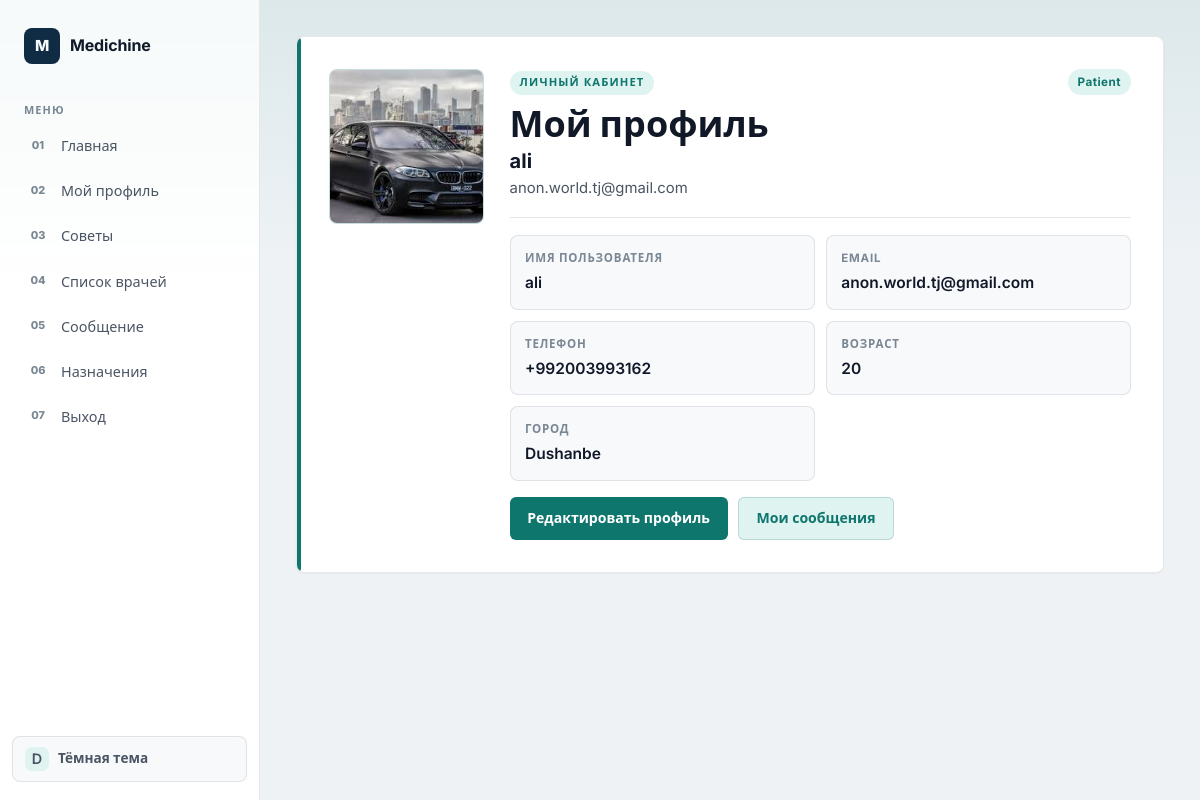
Page /my_profile/ (signed in) on the earlier database version.
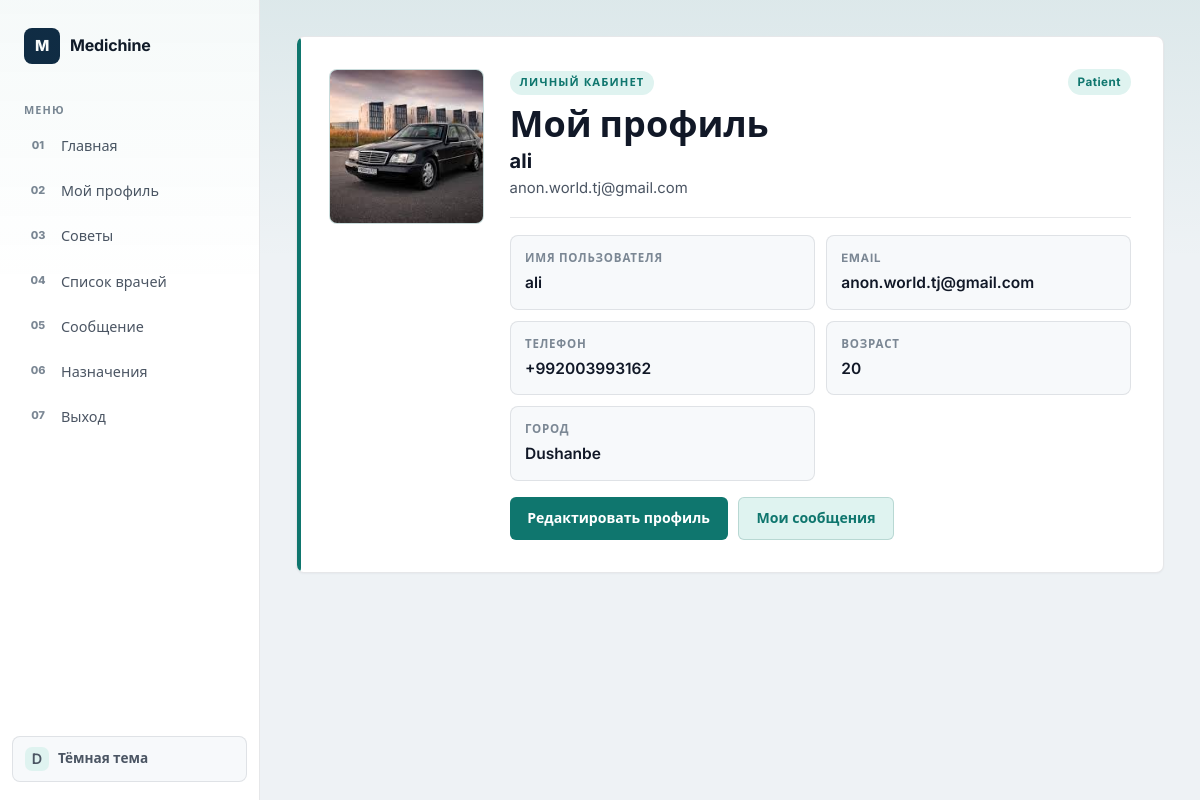
Same page on the later database version.
### accounts/models.py (models this page shows, shortened)
class Profile(models.Model):
    ROLE_CHOICES = (
        ('patient', 'Patient'),
        ('doctor', 'Doctor'),
        ('admin', 'Admin'),
    )
    user=models.OneToOneField(settings.AUTH_USER_MODEL,on_delete=models.CASCADE,related_name='profile')
    age=models.PositiveIntegerField(null=True,blank=True)
    role = models.CharField(max_length=20, choices=ROLE_CHOICES, default='patient')
    phone=models.CharField(max_length=14,blank=True)
    city = models.CharField(max_length=50, blank=True)
    photo=models.ImageField(upload_to='users/',blank=True,null=True)

class User(AbstractUser):
    ROLE_CHOICES = (
        ('patient', 'Patient'),
        ('doctor', 'Doctor'),
        ('admin', 'Admin'),
    )
    role = models.CharField(
        max_length=20,
        choices=ROLE_CHOICES
    )
    phone = models.CharField(
        max_length=20,
        unique=True
    )
    age=models.PositiveIntegerField()
    city = models.CharField(max_length=50, blank=True)

### accounts/views.py (the view)
# urls.py: path("my_profile/",views.profile,name='my_profile'),
@login_required(login_url='login')
def profile(request):
    profile, created = Profile.objects.get_or_create(user=request.user)
    return render(request, "accounts/my_profile.html", {
        "profile": profile
    })

### templates/accounts/my_profile.html
{% extends "accounts/base.html" %}
{% block main %}
<main class="page account-page">
    <section class="account-profile panel">
        <div class="account-body">
            <div class="account-avatar">
            {% if profile.photo %}
                <img src="{{ profile.photo.url }}" alt="Profile photo">
            {% else %}
                <img src="/media/user.png" alt="Default avatar">
            {% endif %}
            </div>
            <div class="account-info">
                <div class="account-title">
                    <div>
                        <span class="eyebrow">Личный кабинет</span>
                        <h1>Мой профиль</h1>
                        <h2>{{ profile.user.username }}</h2>
                        <p class="muted">{{ profile.user.email|default:"Email не указан" }}</p>
                    </div>
                    <span class="badge badge-{{ profile.role }}">{{ profile.get_role_display }}</span>
                </div>
                <dl class="account-details">
                    <div>
                        <dt>Имя пользователя</dt>
                        <dd>{{ profile.user.username }}</dd>
                    </div>
                    <div>
                        <dt>Email</dt>
                        <dd>{{ profile.user.email|default:"Не указан" }}</dd>
                    </div>
                    <div>
                        <dt>Телефон</dt>
                        <dd>{{ profile.phone|default:profile.user.phone|default:"Не указан" }}</dd>
                    </div>
                    <div>
                        <dt>Возраст</dt>
                        <dd>{{ profile.age|default:profile.user.age|default:"Не указан" }}</dd>
                    </div>
                    <div>
                        <dt>Город</dt>
                        <dd>{{ profile.city|default:profile.user.city|default:"Не указан" }}</dd>
                    </div>
                </dl>
                <div class="account-actions">
                    <a class="button" href="{% url 'update_profile' %}">Редактировать профиль</a>
                    <a class="button secondary-button" href="{% url 'show_messages' %}">Мои сообщения</a>
                </div>
            </div>
        </div>
    </section>
</main>
{% endblock %}

Differences in the rows shown:
changed Profile "Patient": photo: a different picture
